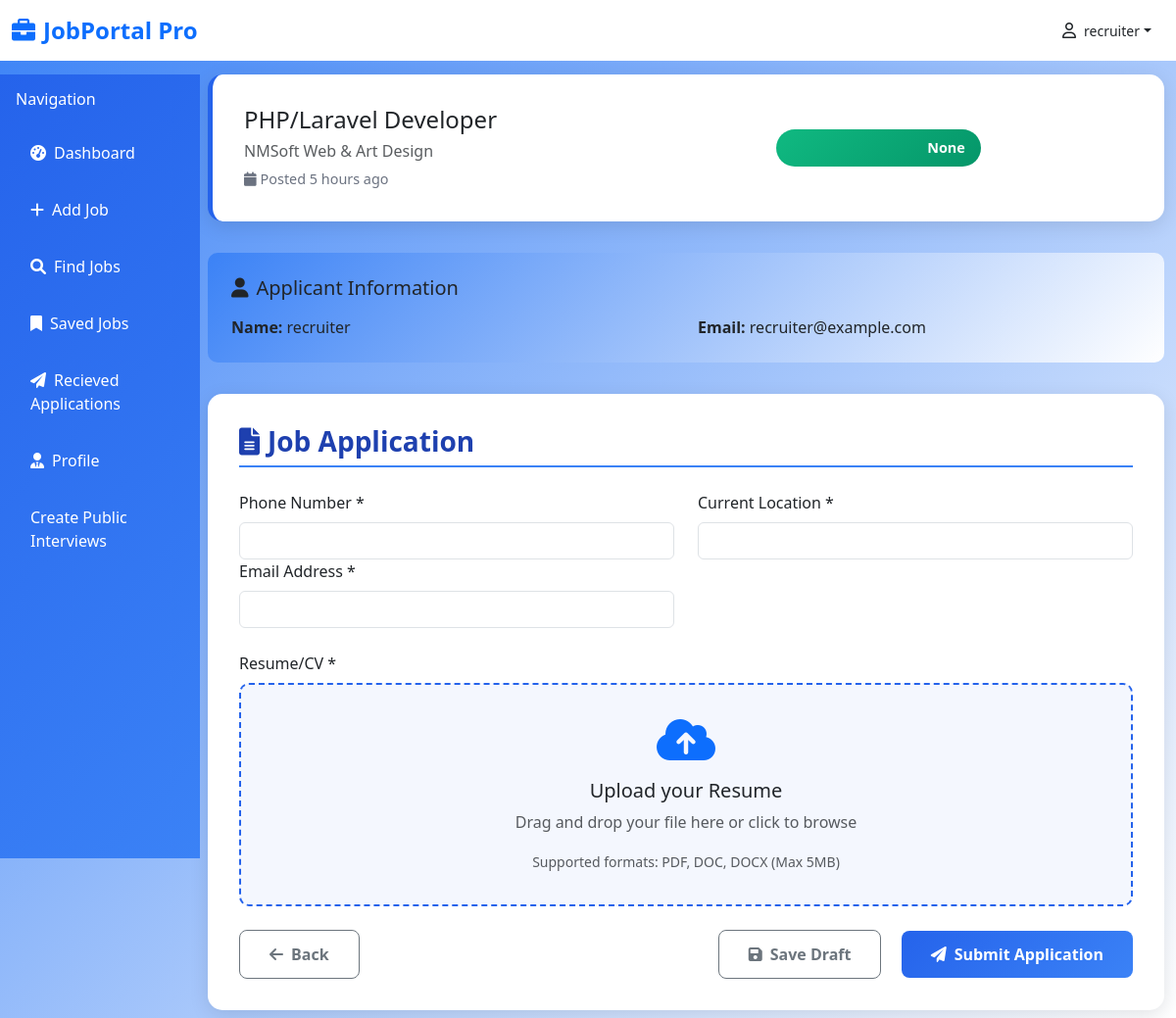
Page /apply-job/50 (signed in) on the earlier database version.
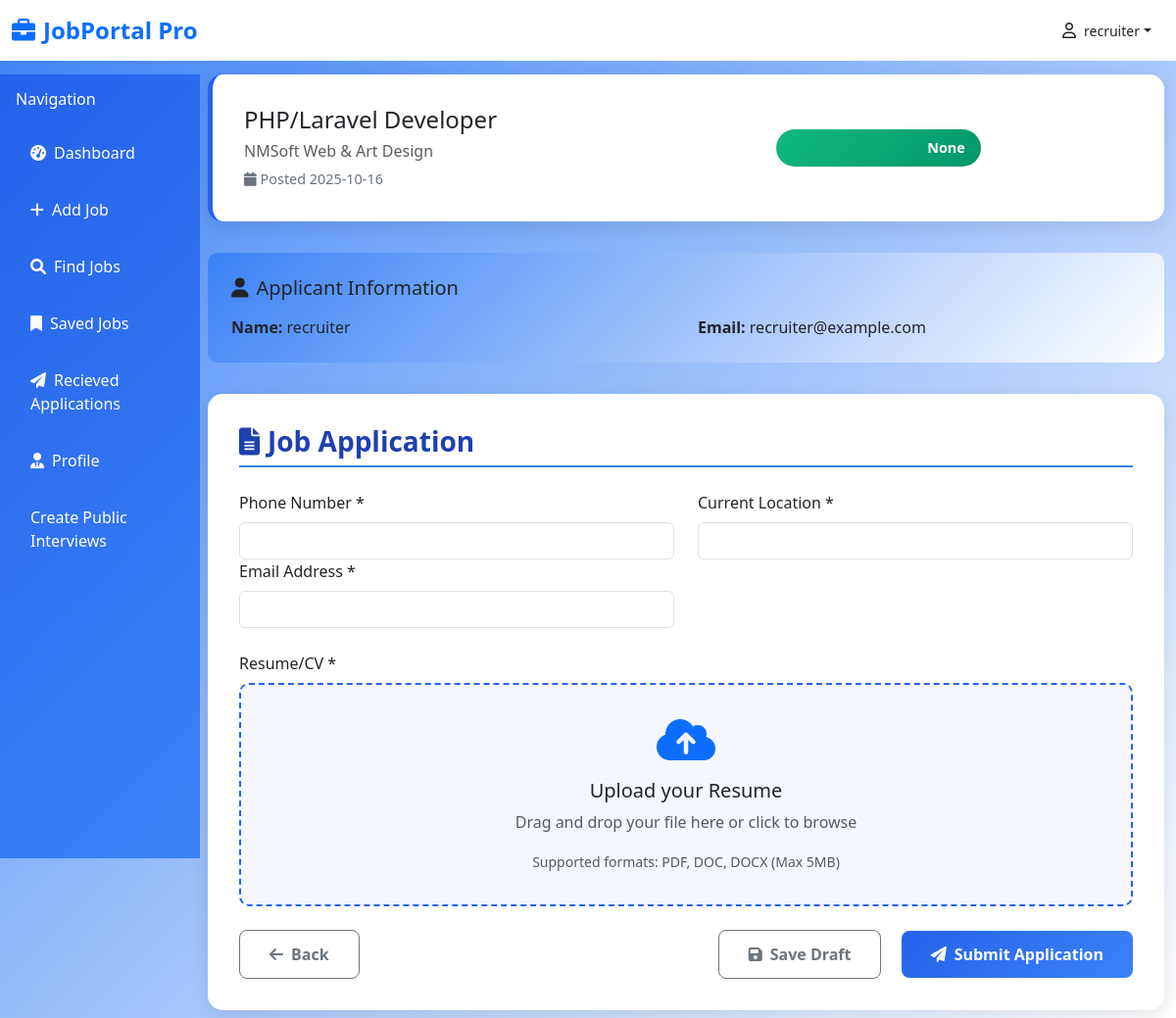
Same page on the later database version.
### database/models.py (models this page shows)
class User(Base):
    __tablename__ = "users"
    id = Column(Integer(), primary_key=True)
    name = Column(String(256), nullable=False)
    email = Column(String(256), nullable=False)
    password = Column(String(256), nullable=False)
    is_recruiter = Column(Boolean, default=False)

class Job(Base):
    __tablename__ = "job"
    id = Column(Integer, primary_key=True, index=True)
    link = Column(String, nullable=True)
    logo = Column(String, nullable=True)
    title = Column(String, nullable=False)
    company = Column(String, nullable=True)
    location = Column(String, nullable=True)
    salary = Column(String, nullable=True)
    description = Column(Text, nullable=True)
    responsibilities = Column(Text, nullable=True)
    requirements = Column(Text, nullable=True)
    skills = Column(JSON, nullable=True)
    seniority_level = Column(String, nullable=True)
    employment_type = Column(String, nullable=True)
    job_function = Column(String, nullable=True)
    industry = Column(String, nullable=True)
    posted_on = Column(String, nullable=True)
    source = Column(String, nullable=False)
    created_at = Column(DateTime, default=datetime.utcnow)
    user_id = Column(Integer(), ForeignKey('users.id'))
    user = relationship("User", backref=backref("job", cascade='all, delete-orphan'))

### apps/dashboard/dashboard.py (the view)
@dashboard_router.get("/apply-job/{job_id}")
async def apply_job(
    request:Request,
    job_id: int,
    db: Session = Depends(get_db),
    current_user=Depends(get_current_user)
):
    db_job = db.query(Applicant).filter_by(applied_for=job_id, applicant=current_user.id).first()
    if db_job:
        return JSONResponse({"message":"You have already applied for job"})
    job = db.query(Job).filter_by(id=job_id).first()
    return templates.TemplateResponse("applyjob.html", {"request":request, "job":job, "current_user":current_user})

### templates/applyjob.html (shortened to what this page needs)
{% extends 'base.html' %}
{% block csslink %}
<link rel="stylesheet" href="{{ url_for('static', path='css/applyjob.css') }}">
{% endblock %}
{% block content %}
    <div class="col-md-9 col-lg-10">
        <div class="job-info-card">
            <div class="row align-items-center">
                <div class="col-md-7">
                    <h4 class="mb-2">{{job.title}}</h4>
                    <h6 class="text-muted mb-2">{{job.company}}</h6>
                    <div class="job-meta">
                        <span><i class="fas fa-calendar me-1"></i>Posted {{job.posted_on}}</span>
                    </div>
                </div>
                <div class="col-md-3 text-end">
                    <div class="salary-badge"> {{job.salary}} </div>
                </div>
            </div>
        </div>
        <div class="user-info">
            <h5 class="mb-3"><i class="fas fa-user me-2"></i>Applicant Information</h5>
            <div class="row">
                <div class="col-md-6">
                    <strong>Name:</strong> {{current_user.name}}
                </div>
                <div class="col-md-6">
                    <strong>Email:</strong> {{current_user.email}}
                </div>
            </div>
        </div>
        <div class="application-form-card">
            <h3 class="section-title">
                <i class="fas fa-file-alt me-2"></i>Job Application
            </h3>
            <form id="applicationForm" action="/apply-job/{{job.id}}" method="post" enctype="multipart/form-data">
                <div class="row mb-4">
                    <div class="col-md-6">
                        <label for="phone" class="form-label">Phone Number *</label>
                        <input type="tel" name="number" class="form-control" id="phone" required>
                    </div>
                    <div class="col-md-6">
                        <label for="location" class="form-label">Current Location *</label>
                        <input type="text" name="address" class="form-control" id="location" required>
                    </div>
                    <div class="col-md-6">
                        <label for="email" class="form-label">Email Address *</label>
                        <input type="email" name="email" class="form-control" id="email" required>
                    </div>
                </div>
                <div class="mb-4">
                    <label class="form-label">Resume/CV *</label>
                    <div class="file-upload-area" onclick="document.getElementById('resume').click()">
                        <i class="fas fa-cloud-upload-alt fa-3x text-primary mb-3"></i>
                        <h5>Upload your Resume</h5>
                        <p class="text-muted">Drag and drop your file here or click to browse</p>
                        <small class="text-muted">Supported formats: PDF, DOC, DOCX (Max 5MB)</small>
                    </div>
                </div>
                <div class="d-flex justify-content-between">
                    <button type="button" class="btn btn-outline-secondary" onclick="history.back()">
                        <i class="fas fa-arrow-left me-2"></i>Back
                    </button>
                    <div>
                        <button type="button" class="btn btn-outline-secondary me-3">
                            <i class="fas fa-save me-2"></i>Save Draft
                        </button>
                        <button type="submit" class="btn btn-primary">
                            <i class="fas fa-paper-plane me-2"></i>Submit Application
                        </button>
                    </div>
                </div>
            </form>
        </div>
    </div>
{% endblock %}

### templates/base.html (shortened to what this page needs)
<!DOCTYPE html>
<html lang="en">
<head>
    <link href="https://cdn.jsdelivr.net/npm/bootstrap@5.3.0/dist/css/bootstrap.min.css" rel="stylesheet">
    <link href="https://cdnjs.cloudflare.com/ajax/libs/font-awesome/6.0.0/css/all.min.css" rel="stylesheet">
    {% block csslink %} {% endblock %}
    <link rel="stylesheet" href="{{ url_for('static', path='css/base.css') }}">
</head>
<body>
    <nav class="navbar navbar-expand-lg navbar-light bg-white fixed-top">
        <div class="container-fluid">
            <a class="navbar-brand fw-bold text-primary" href=" {{url_for('dashboard')}} ">
                <i class="fas fa-briefcase me-2"></i>JobPortal Pro
            </a>
            <div class="d-flex align-items-center">
                <div class="dropdown">
                    <button class="btn text-dark dropdown-toggle d-flex align-items-center" type="button"
                        id="userDropdown" data-bs-toggle="dropdown" aria-expanded="false">
                        <i class="fa-regular fa-user me-2"></i>
                        <small>{{ current_user.name }}</small>
                    </button>
                </div>
            </div>
        </div>
    </nav>
    <div class="container-fluid" style="margin-top: 76px;">
        <div class="row">
            <div class="col-md-3 col-lg-2 px-0">
                <div class="sidebar">
                    <div class="p-3">
                        <h6 class="text-white mb-3">Navigation</h6>
                        <nav class="nav flex-column">
                            <a class="nav-link {% if request.url.path == '/dashboard' %}active{% endif %}"
                                href=" {{url_for('dashboard')}} "><i
                                    class="fas fa-tachometer-alt me-2"></i>Dashboard</a>
                            {% if current_user.is_recruiter %}
                            <a class="nav-link {% if request.url.path=='/add-job' %}active{% endif %}"
                                href=" {{url_for('add_job')}} "><i class="fas fa-plus me-2"></i>Add Job</a>
                            {% endif %}
                            <a class="nav-link {% if request.url.path=='/search' %}active{% endif %}"
                                href="{{url_for('get_search')}}"><i class="fas fa-search me-2"></i>Find Jobs</a>
                            <a class="nav-link {% if request.url.path=='/saved-job' %}active{% endif %}"
                                href=" {{url_for('saved_job')}} "><i class="fas fa-bookmark me-2"></i>Saved Jobs</a>
                            {% if current_user.is_recruiter %}
                            <a class="nav-link {% if request.url.path=='/get-applicant' %}active{% endif %}"
                                href=" {{url_for('get_applicants')}} "><i class="fas fa-paper-plane me-2"></i>Recieved
                                Applications</a>
                            {% endif %}
                            <a class="nav-link {% if request.url.path=='/profile' %}active{% endif %}"
                                href="{{url_for('get_profile')}}"><i class="fas fa-user-tie me-2"></i>Profile</a>
                            {% if current_user.is_recruiter %}
                            <a class="nav-link {% if request.url.path=='/recruiter-public-interview' %}active{% endif %}"
                                href=" {{url_for('recruiter_public_interview')}} ">Create Public Interviews</a>
                            {% endif %}
                        </nav>
                    </div>
                </div>
            </div>
            {% block content %} {% endblock %}
        </div>
    </div>
</body>
</html>

### static/css/applyjob.css (style rules this page uses)
:root { --primary-blue: #2563eb; --secondary-blue: #3b82f6; --light-blue: #dbeafe; --dark-blue: #1e40af; }
body { background: linear-gradient(135deg, var(--light-blue) 0%, #ffffff 100%); font-family: 'Segoe UI', Tahoma, Geneva, Verdana, sans-serif; min-height: 100vh; }
.navbar-brand { font-weight: bold; font-size: 1.5rem; }
.job-info-card { background: white; border-radius: 15px; box-shadow: 0 5px 20px rgba(0, 0, 0, 0.1); padding: 2rem; margin-bottom: 2rem; border-left: 5px solid var(--primary-blue); }
.application-form-card { background: white; border-radius: 15px; box-shadow: 0 5px 20px rgba(0, 0, 0, 0.1); padding: 2rem; }
.btn-primary { background: linear-gradient(135deg, var(--primary-blue) 0%, var(--secondary-blue) 100%); border: none; padding: 12px 30px; border-radius: 8px; font-weight: 600; transition: all 0.3s ease; }
.btn-outline-secondary { border-color: #6c757d; color: #6c757d; padding: 12px 30px; border-radius: 8px; font-weight: 600; transition: all 0.3s ease; }
.job-meta { color: #6b7280; font-size: 0.9rem; }
.salary-badge { background: linear-gradient(135deg, #10b981 0%, #059669 100%); color: white; padding: 8px 16px; border-radius: 20px; font-weight: 600; font-size: 0.9rem; }
.file-upload-area { border: 2px dashed var(--primary-blue); border-radius: 10px; padding: 2rem; text-align: center; background: rgba(37, 99, 235, 0.05); transition: all 0.3s ease; cursor: pointer; }
.section-title { color: var(--dark-blue); font-weight: 600; margin-bottom: 1.5rem; padding-bottom: 0.5rem; border-bottom: 2px solid var(--light-blue); }
.user-info { background: linear-gradient(135deg, var(--light-blue) 0%, #ffffff 100%); padding: 1.5rem; border-radius: 10px; margin-bottom: 2rem; }

### static/css/base.css (style rules this page uses)
:root { --primary-blue: #2563eb; --light-blue: #3b82f6; --dark-blue: #1e40af; --bg-blue: #eff6ff; }
body { background-color: #f8fafc; font-family: 'Segoe UI', Tahoma, Geneva, Verdana, sans-serif; }
.sidebar { background: linear-gradient(135deg, var(--primary-blue), var(--light-blue)); min-height: 100vh; position: fixed; width: 17%; }
.sidebar .nav-link { color: white; padding: 12px 15px; margin: 5px 0; border-radius: 8px; transition: all 0.3s ease; }

Differences in the rows shown:
changed Job "PHP/Laravel Developer": posted_on "5 hours ago" → "2025-10-16"
